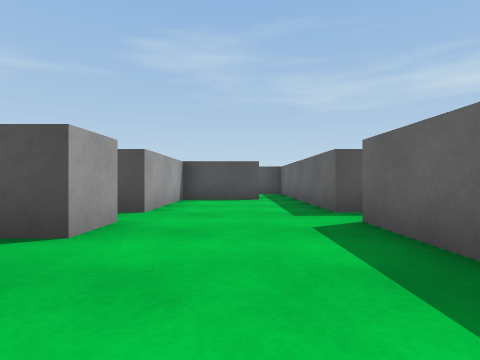
view 1 (above)

23 first-person views from a walk through a 3-D level made in the Unity game engine. The camera is 0.51 m above the floor, looks level and sees 80° across. The floor is counted in squares, 1 m on a side. Each view is taken from the middle of a square. On the plan, view 1 faces up. The plan holds only what a view shows up to about 9 squares ahead; the rest is blank. The player is left out.

view 2
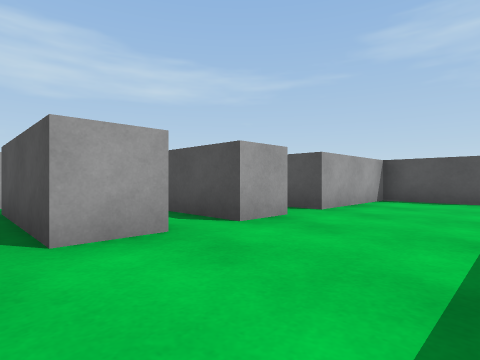

view 3
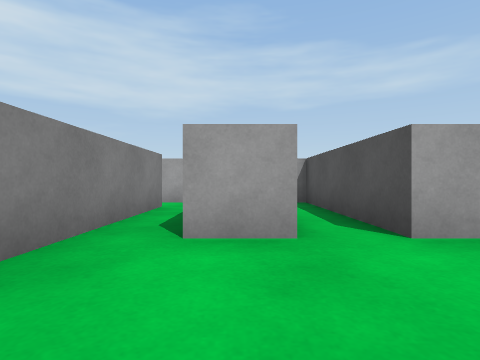

view 4
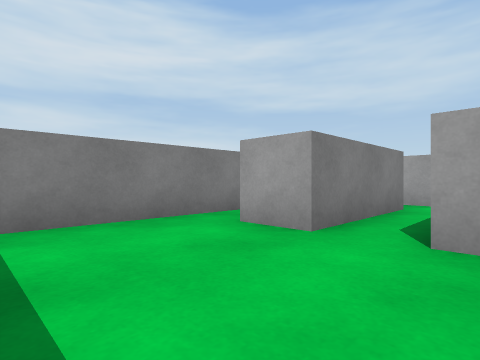

view 5
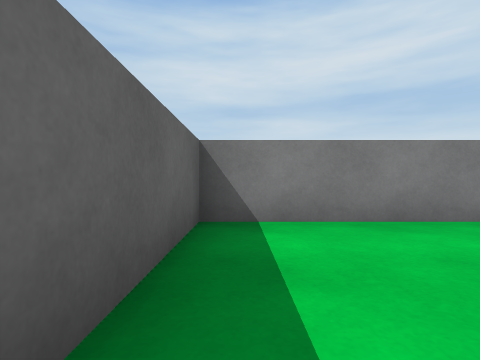

view 6
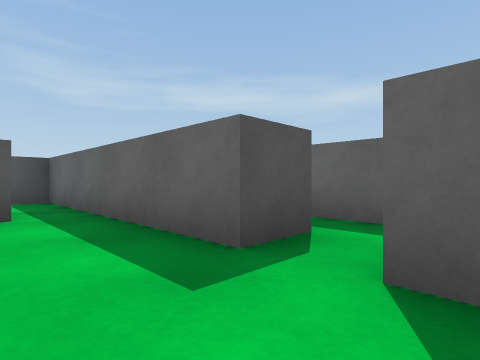

view 7
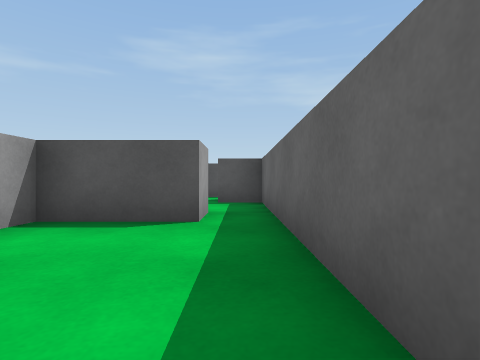

view 8
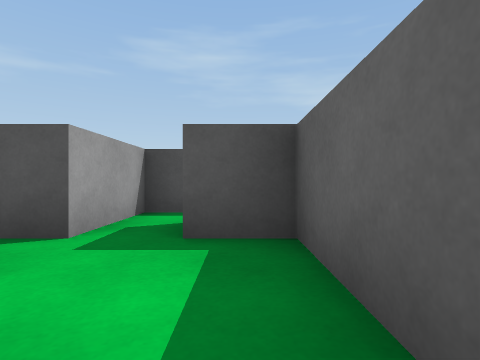

view 9
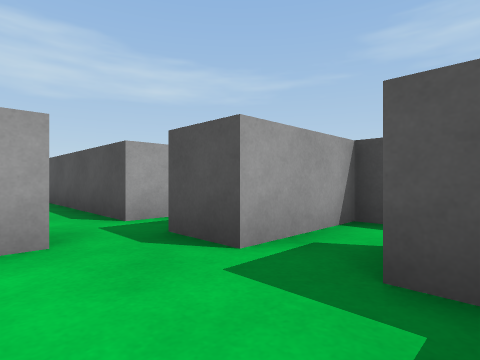

view 10
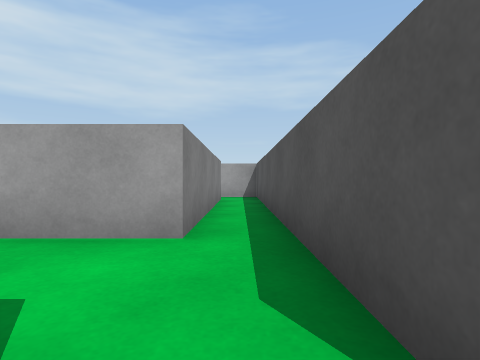

view 11
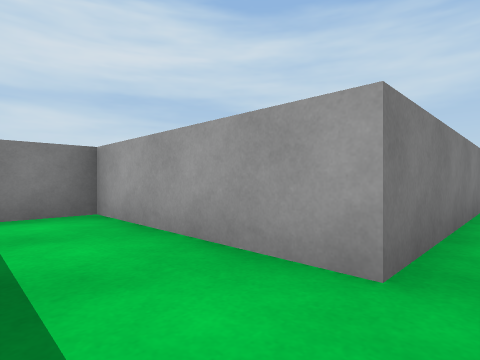

view 12
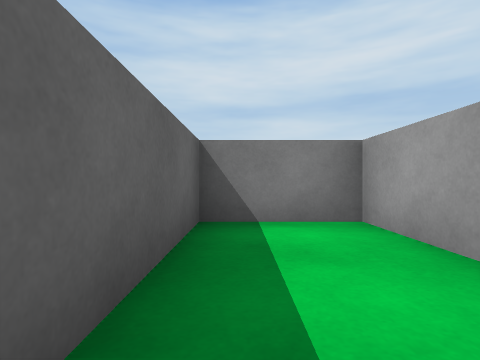

view 13
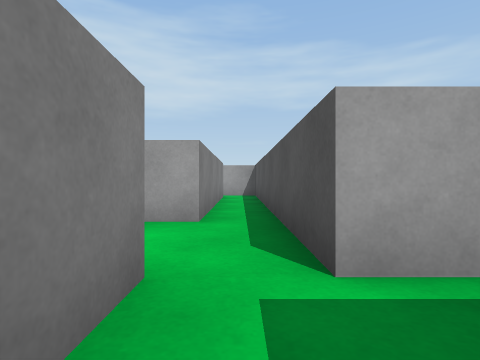

view 14
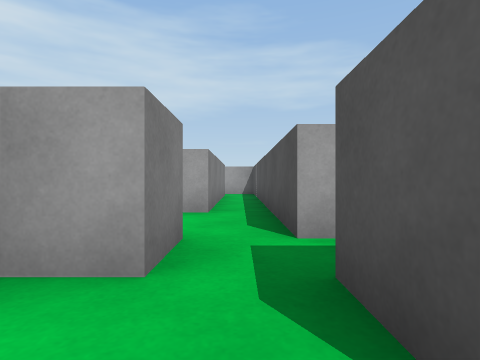

view 15
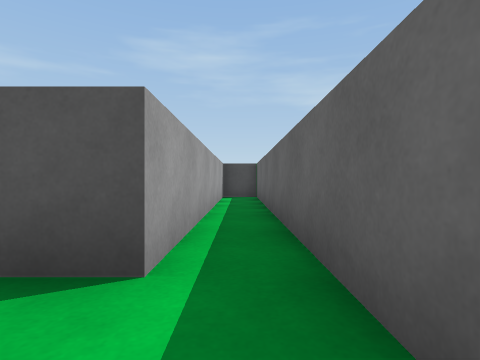

view 16
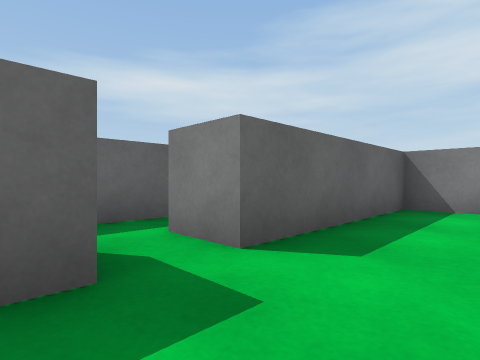

view 17
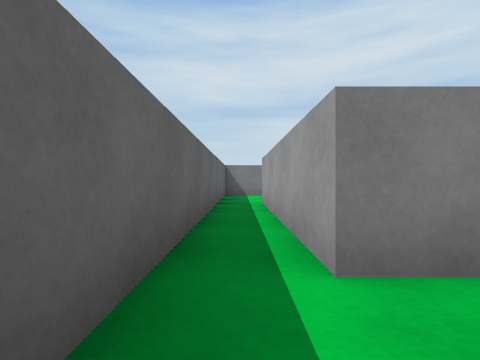

view 18
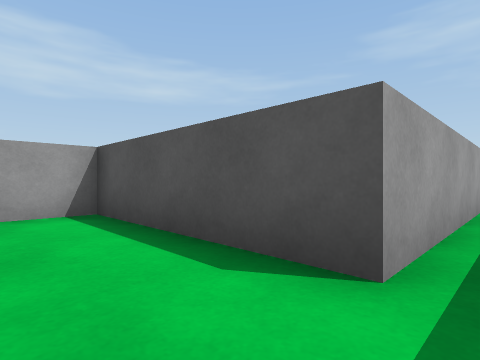

view 19
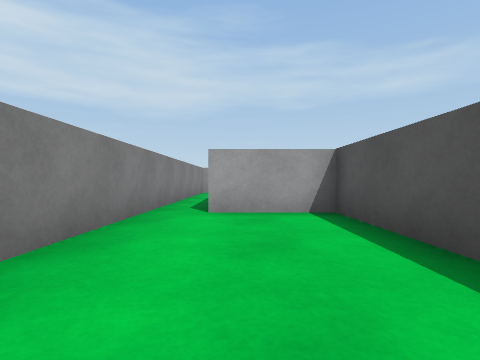

view 20
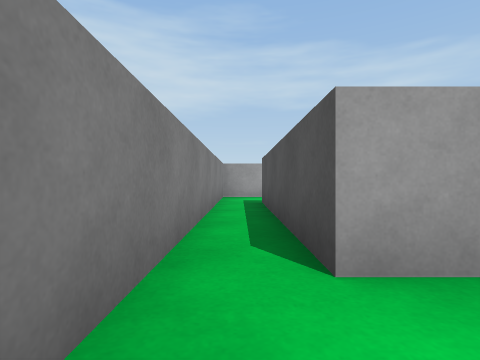

view 21
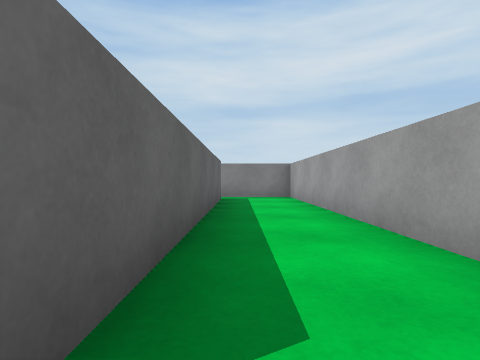

view 22
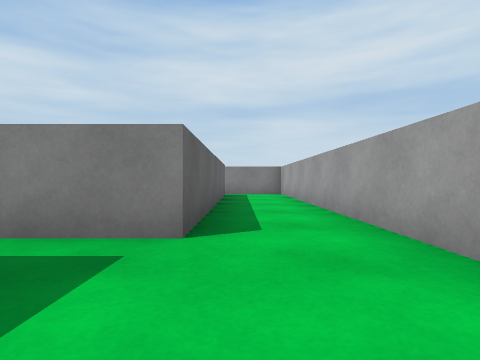

view 23
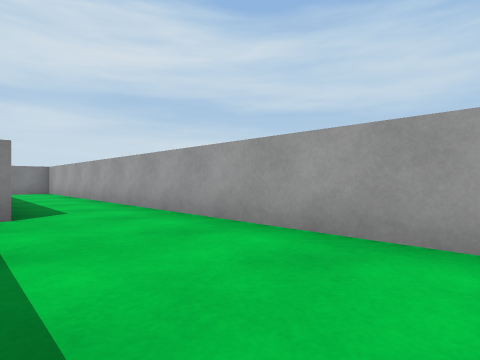

### Floor plan
Points are (right, up) in squares from view 1. A wall is a line through its corners. A room is listed if a view was taken in it or the views show most of it. See-through windows are left out.
Room 1 (views 1, 2, 3, 4, 5, 6, 7, 16)
walls: (-1.5, 3.5) (-1.5, 2.5) (-5.5, 2.5) (-5.5, -0.9); (1.5, 4.5) (1.5, 7.5); (-4.5, 1.5) (-1.5, 1.5) (-1.5, 0.5) (-4.5, 0.5); (0.5, 7.5) (-1.5, 7.5) (-1.5, 4.5); (-4.5, -0.5) (1.5, -0.5) (1.5, 3.5)
ways out: opening at (1, 8) to room 2; opening at (2, 4) to room 4; opening at (-2, 4) to room 5; opening at (-5, -1)
Room 2 (views 8, 9, 13, 14)
walls: (-1.5, 9.5) (-1.5, 8.6); (-0.5, 11.5) (-0.5, 10.5) (-1.5, 10.5); (0.5, 8.5) (0.5, 7.5); (1.5, 7.5) (1.5, 10.5) (0.5, 10.5)
ways out: opening at (1, 8) to room 1; opening at (-2, 10) to room 3; opening at (0, 11)
Room 3 (views 10, 11, 12)
walls: (-2.5, 9.5) (-1.5, 9.5); (-4.5, 9.5) (-4.5, 5.5) (-2.5, 5.5) (-2.5, 8.5); (-2.5, 10.5) (-4.5, 10.5)
ways out: opening at (-2, 10) to room 2; opening at (-5, 10) to room 6; opening at (-2, 11)
Room 4 (views 15, 17, 18, 19, 20)
walls: (3.5, -3.1) (3.5, 11.5) (2.5, 11.5) (2.5, 4.5) (1.5, 4.5); (1.5, 3.5) (2.5, 3.5) (2.5, -1.5) (-1.5, -1.5) (-1.5, -3.5); (-1.5, -4.5) (1.2, -4.5)
ways out: opening at (2, 4) to room 1; opening at (-2, -4) to room 5
Room 5 (views 21, 22, 23)
walls: (-1.5, 4.5) (-2.2, 4.5); (-8.5, 7.9) (-8.5, -4.5) (-1.5, -4.5); (-1.5, -3.5) (-6.5, -3.5) (-6.5, 3.5) (-4.9, 3.5)
ways out: opening at (-2, 4) to room 1; opening at (-2, -4) to room 4
Room 6 (no view inside)
walls: (-9.5, 9.5) (-4.5, 9.5); (-4.5, 10.5) (-10.5, 10.5) (-10.5, 9.4)
ways out: opening at (-5, 10) to room 3

Where each view was taken, in squares from view 1:
view 1: 0 up, 0 right, facing up
view 2: 0 up, 1 right, facing up-left
view 3: 1 up, 1 right, facing left
view 4: 3 up, 1 right, facing down-left
view 5: 3 up, 1 right, facing down
view 6: 3 up, 0 right, facing up-right
view 7: 4 up, 1 right, facing up
view 8: 8 up, 1 right, facing up
view 9: 9 up, 1 right, facing up-left
view 10: 10 up, 2 left, facing left
view 11: 10 up, 3 left, facing down-left
view 12: 9 up, 3 left, facing down
view 13: 10 up, 1 left, facing left
view 14: 10 up, 0 right, facing left
view 15: 3 up, 3 right, facing up
view 16: 5 up, 0 right, facing down-right
view 17: 5 up, 3 right, facing down
view 18: 3 down, 3 right, facing up-left
view 19: 3 down, 3 right, facing left
view 20: 4 down, 0 right, facing left
view 21: 4 up, 7 left, facing down
view 22: 6 up, 7 left, facing down
view 23: 8 up, 6 left, facing down-left
